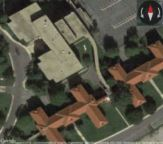
#> input picture resources/test_map6.JPG, 163 x 144 px, found by its file name
$ python test2.py   (older library calls are emulated)
#> lines starting #> are read from the running program, lines starting #| are printed output that depends on the picture; after the words box and inside, x2 and y2 are one past the last pixel; in counts of white or black regions, pixels touching at a corner belong together
import cv2


img = cv2.imread("./resources/test_map6.jpg")
#> img is the input picture: shape (144, 163, 3); mean B, G, R 68.9, 82.6, 86.1
h, w, _ = img.shape
#> h = 144; w = 163

gray = cv2.cvtColor(img, cv2.COLOR_BGR2GRAY)
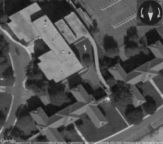
#> gray: shape (144, 163); min 10, max 206, mean 82.1

ret, thresh = cv2.threshold(gray, 127, 255, cv2.THRESH_BINARY)
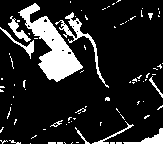
#> thresh: shape (144, 163); 15.1% white; 86 white regions (75 under 20 px)

# 寻找轮廓
_, contours, hierarchy = cv2.findContours(thresh, cv2.RETR_TREE, cv2.CHAIN_APPROX_NONE)
#> contours = 100 contours, 92 with area under 20; largest, box (x1, y1, x2, y2) and area: (18, 3, 83, 82) 1732, (55, 12, 109, 88) 327, (123, 128, 163, 144) 168, (8, 16, 31, 42) 139, (0, 27, 34, 59) 118, (92, 121, 134, 144) 62, (149, 76, 163, 98) 32, (75, 127, 90, 144) 23
for c_i, contour in enumerate(contours):
    cv2.drawContours(img, contours, c_i, (0, 255, 0), 1)
#> this loop made 100 passes
#> contour on passes 1, 4, 5, 6, 12, 16, 18, 20, 24, 28, 32, 34: [[30, 143]], [[76, 142], [77, 142], [78, 142], [77, 142]], [[72, 142], [71, 143]], [[64, 142], [65, 143]], [[43, 129], [44, 129], [45, 129], [44, 129]], [[66, 124]], [[68, 122], [69, 122]], [[71, 121]], [[73, 118], [74, 119], [75, 118], [74, 118]], [[80, 112], [79, 113], [78, 113], [79, 113]], [[85, 106], [85, 107], [86, 106]], [[11, 104]]
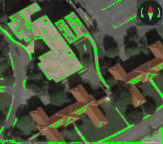
#> img: shape (144, 163, 3); 6.32% of pixels changed, all inside (x1, y1, x2, y2) = (0, 0, 163, 144)
cv2.imshow("contours", img)

# 需要搞一个list给cv2.drawContours()才行
c_max = []
for i in range(len(contours)):
    cnt = contours[i]
    area = cv2.contourArea(cnt)

    # 处理掉小的轮廓区域，这个区域的大小自己定义。
    if (area < (h / 10 * w / 10)):
        c_min = []
        c_min.append(cnt)
        # thickness不为-1时，表示画轮廓线，thickness的值表示线的宽度。
        cv2.drawContours(img, c_min, -1, (0, 0, 0), thickness=-1)
        continue

    c_max.append(cnt)
#> this loop made 100 passes
#> area on passes 13, 14, 19, 51, 64, 72: 168, 23, 62.5, 32, 117.5, 139
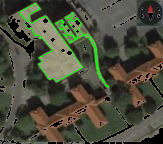
#> img: shape (144, 163, 3); 5.89% of pixels changed, all inside (x1, y1, x2, y2) = (0, 0, 163, 144)
#> after the loop, c_max = 2 contours; box (x1, y1, x2, y2) and area: (18, 3, 83, 82) 1732, (55, 12, 109, 88) 327

cv2.drawContours(img, c_max, -1, (255, 255, 255), thickness=-1)
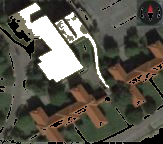
#> img: shape (144, 163, 3); 9.88% of pixels changed, all inside (x1, y1, x2, y2) = (18, 3, 109, 88)

cv2.imshow('image', img)
cv2.waitKey(0)

$ run again, with resources/test_map2.JPG copied over resources/test_map6.JPG
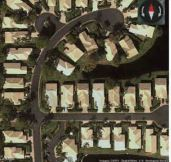
#> input picture resources/test_map2.JPG, 171 x 162 px, found by its file name
#> img is the input picture: shape (162, 171, 3); mean B, G, R 71.8, 90.3, 96.9
#> `ret, thresh = cv2.threshold(gray, 127, 255, cv2.THRESH_BINARY)`:
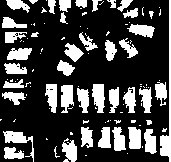
#> thresh: shape (162, 171); 26.6% white; 107 white regions (64 under 20 px)
#> contours = 124 contours, 86 with area under 20; largest, box (x1, y1, x2, y2) and area: (160, 0, 171, 162) 332, (92, 84, 105, 113) 241, (61, 85, 74, 113) 228, (3, 131, 34, 162) 226, (128, 127, 141, 149) 218
#> the loop `for c_i, contour in enumerate(contours):` made 124 passes
#> contour on passes 1, 2, 3, 5, 8, 11, 12, 19: [[85, 155], [86, 155]], [[127, 153]], [[23, 151]], [[142, 146], [142, 147]], [[46, 138], [46, 139], [47, 139]], [[11, 135], [12, 134], [13, 135], [12, 136]], [[5, 133], [6, 132], [7, 133], [6, 134]], [[139, 125], [140, 125]]
#> the loop `for i in range(len(contours)):` made 124 passes
#> area on passes 4, 7, 10, 13, 15, 16, 17, 18: 146.5, 200, 225.5, 202, 217.5, 197.5, 172, 160
#> after the loop `for i in range(len(contours)):`: c_max = 1 contour; box (x1, y1, x2, y2) and area: (160, 0, 171, 162) 332
#> `cv2.drawContours(img, c_max, -1, (255, 255, 255), thickness=-1)`:
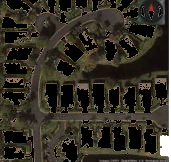
#> img: shape (162, 171, 3); mean B, G, R 35.9, 47.1, 51.7

$ run again, with resources/test_map3.JPG copied over resources/test_map6.JPG
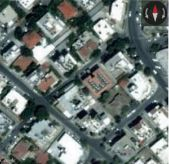
#> input picture resources/test_map3.JPG, 169 x 164 px, found by its file name
#> img is the input picture: shape (164, 169, 3); mean B, G, R 114.5, 117.4, 106.8
#> `ret, thresh = cv2.threshold(gray, 127, 255, cv2.THRESH_BINARY)`:
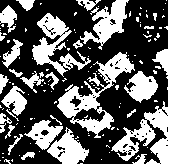
#> thresh: shape (164, 169); 37.3% white; 125 white regions (96 under 20 px)
#> contours = 227 contours, 199 with area under 20; largest, box (x1, y1, x2, y2) and area: (57, 52, 135, 138) 2029, (111, 0, 169, 164) 1574, (32, 13, 91, 77) 1144, (80, 0, 129, 50) 912, (47, 127, 89, 164) 752
#> the loop `for c_i, contour in enumerate(contours):` made 227 passes
#> contour on passes 1 to 3: [[80, 163], [81, 163], [82, 163], [81, 163]], [[0, 160]], [[101, 159]]
#> the loop `for i in range(len(contours)):` made 227 passes
#> area on passes 8, 11, 20: 46.5, 44, 39
#> after the loop `for i in range(len(contours)):`: c_max = 9 contours; largest, box (x1, y1, x2, y2) and area: (57, 52, 135, 138) 2029, (111, 0, 169, 164) 1574, (32, 13, 91, 77) 1144, (80, 0, 129, 50) 912, (47, 127, 89, 164) 752
#> `cv2.drawContours(img, c_max, -1, (255, 255, 255), thickness=-1)`:
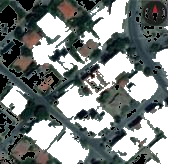
#> img: shape (164, 169, 3); mean B, G, R 125.6, 127.1, 120.5

$ run again, with resources/test_map4.JPG copied over resources/test_map6.JPG
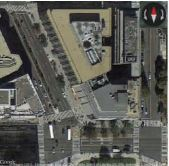
#> input picture resources/test_map4.JPG, 169 x 166 px, found by its file name
#> img is the input picture: shape (166, 169, 3); mean B, G, R 86.3, 92.1, 91.9
#> `ret, thresh = cv2.threshold(gray, 127, 255, cv2.THRESH_BINARY)`:
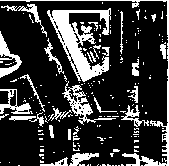
#> thresh: shape (166, 169); 22% white; 183 white regions (155 under 20 px)
#> contours = 264 contours, 237 with area under 20; largest, box (x1, y1, x2, y2) and area: (47, 8, 111, 82) 1673, (62, 81, 116, 125) 437, (0, 0, 169, 166) 432, (0, 89, 33, 114) 306, (0, 31, 22, 78) 277
#> the loop `for c_i, contour in enumerate(contours):` made 264 passes
#> contour on passes 1 to 3: [[141, 165], [142, 165]], [[118, 165], [119, 165]], [[115, 165], [116, 165]]
#> the loop `for i in range(len(contours)):` made 264 passes
#> area on passes 17, 23, 52: 74, 164, 20
#> after the loop `for i in range(len(contours)):`: c_max = 4 contours; box (x1, y1, x2, y2) and area: (47, 8, 111, 82) 1673, (62, 81, 116, 125) 437, (0, 0, 169, 166) 432, (0, 89, 33, 114) 306
#> `cv2.drawContours(img, c_max, -1, (255, 255, 255), thickness=-1)`:
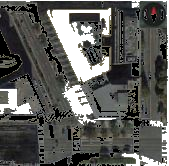
#> img: shape (166, 169, 3); mean B, G, R 88.3, 91.2, 90.9
